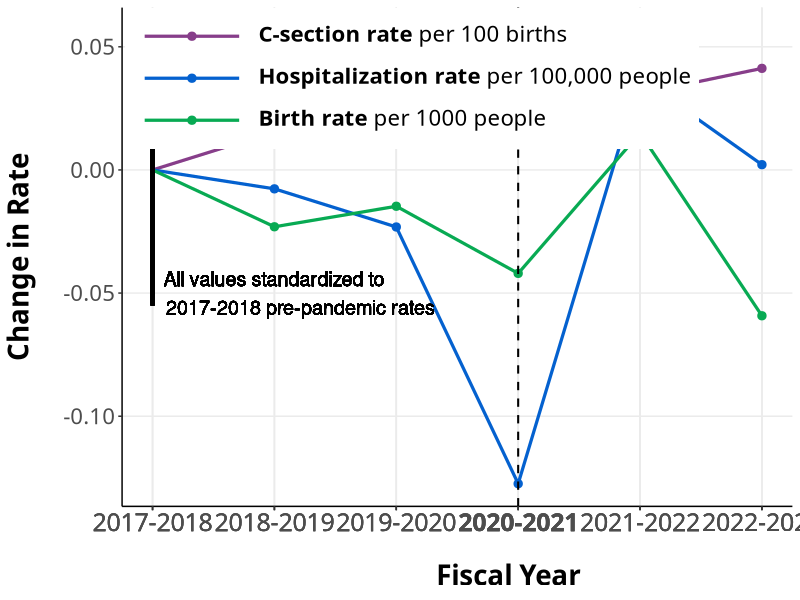

Generate this figure with R: (Note: this script raises an error after producing the figure.)
# C-Section Risk in Canada: The Pandemic Effect
# R Script for Data Visualization
# Authors: Maria Ahmed, Zilin Li, Kate Marr-Laing
# October 2025

# Loading libraries 
library(systemfonts)
library(tidyverse)
library(gganimate)
library(ggplot2)

# Loading data
csec_data <-read.csv("Plot_Data_Ahmed,Li,Marr-Laing.csv")

# Data cleaning and calculations of rate change
csec_data <- csec_data %>%
  arrange(csec_data) %>%
  mutate(csec_rate_change = c(0, diff(primary_csec_rate) / primary_csec_rate[1])) %>%
  mutate(hosp_rate_change = c(0, diff(standardized_hosp_rate_per_100000) / standardized_hosp_rate_per_100000[1])) %>%
  mutate(birth_rate_change = c(0, diff(birth_rate) / birth_rate[1]))

csec_data <- csec_data %>%
  select(c("fiscal_year", "csec_rate_change", "hosp_rate_change", "birth_rate_change"))

csec_long <- reshape2::melt(csec_data, id.vars = "fiscal_year")
csec_long <- csec_long %>%
  mutate(variable = as.factor(variable)) %>%
  mutate(value = as.numeric(value)) %>%
  mutate(start_year = as.numeric(substring(fiscal_year, 1, 4))) 

csec_long <- csec_long %>%
  mutate(start_year_date = ymd(paste0(start_year, "-01-01")))

# defining order and colours for visualization
rate_order <- c("csec_rate_change", "hosp_rate_change", "birth_rate_change")
rate_colors <- c("hosp_rate_change" = "#0461CF", "birth_rate_change" = "#08AA53", "csec_rate_change" = "#873E8A")
text_label <- "All values standardized to\n2017-2018 pre-pandemic rates"

point_data <- csec_long %>%
  filter(start_year != "2017") 

# Creating plot for visualization
plot <- ggplot(csec_long, aes(x = start_year, y = value, color = variable, group = variable)) +
  geom_line(aes(x = start_year, y = value, color = variable, group = variable), linewidth = 1.1) +
  geom_point(data = point_data, aes(x = start_year, y = value, color = variable, group = variable), size = 2.5) +
  theme_bw() +
  scale_x_continuous(breaks = csec_long$start_year, labels = csec_long$fiscal_year) +
  ylab("Change in Rate") +
  xlab("Fiscal Year") +
  theme(axis.text = element_text(size = 18),
        axis.text.y = element_text(size = 16),
        axis.title.x = element_text(margin = margin(t=20), size = 20, face = "bold", hjust = 0.598),
        axis.title.y = element_text(margin = margin(r = 20), size = 20, face = "bold"),
        axis.line = element_line(color = "black"),
        panel.border = element_blank(),
        panel.grid.minor = element_blank(),
        text = element_text(family = "Calibri"),
        legend.position = "inside",
        legend.justification = c(0.033, 1),
        legend.text = element_text(size = 16),
        legend.key.size = unit(2.1, 'lines'),
        legend.key.width = unit(3, "cm"),  
        legend.spacing.y = unit(2, "cm"),
        legend.title = element_blank(),
        axis.text.x = element_text(face = ifelse(levels(factor(csec_long$fiscal_year)) 
                                                 == "2020-2021", "bold", "plain")),) +
  geom_segment(aes(x = 2017, y = -0.055, yend = 0.01), color = "black", linewidth = 1.25) +
  geom_vline(xintercept = 2020, linetype = "dashed", color = "black", size = 0.7) +
  geom_text(aes(x = 2017, y = -0.05, label = text_label), hjust = -0.05, color = "black", size = 5) + 
  theme(text = element_text(family = "Calibri")) +
  scale_color_manual(labels = expression(bold("C-section rate") ~ "per 100 births", 
                                         bold("Hospitalization rate") ~ "per 100,000 people", 
                                         bold("Birth rate") ~ "per 1000 people"),
                     values = rate_colors) +
  guides(color = guide_legend(override.aes = list(fill = NA)))

#Animating plot 
animated_plot <- plot + transition_reveal(start_year)
animate(animated_plot, width=1900, height=950, fps = 20, renderer=gifski_renderer(loop=TRUE), res = 120) 
